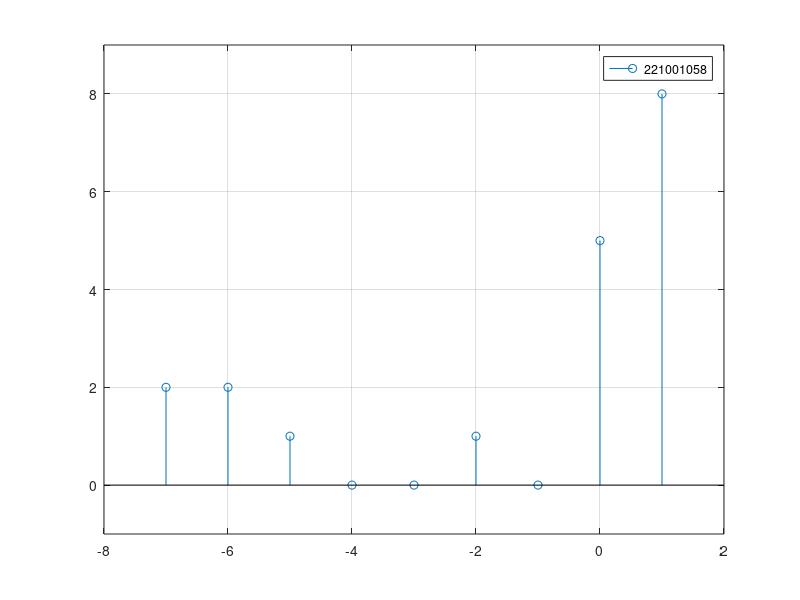

Write the MATLAB code that produced this figure.
clc;clear all;close all;
format compact;
x=[2,2,1,0,0,1,0,5,8]
n=[-7,-6,-5,-4,-3,-2,-1,0,1]
stem(n,x)
axis([min(n)-1,max(n)+1,min(x)-1,max(x)+1])
grid on
legend('221001058')
